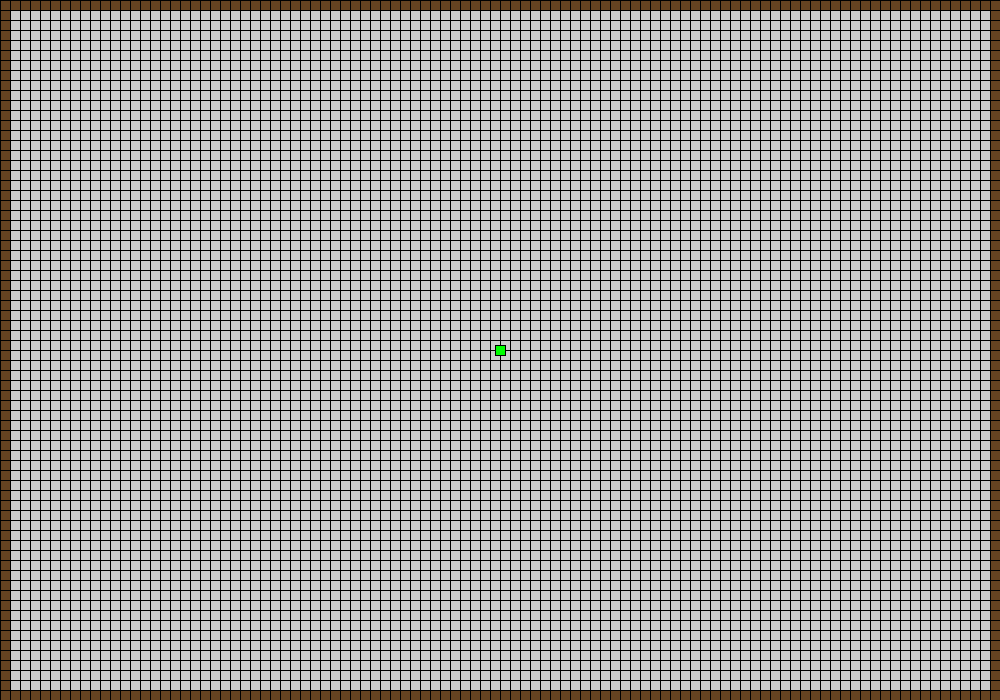
Frame 1 (no input)
Frame 60 (the mouse pressed at the canvas centre just before this capture): identical to frame 1, image omitted
Frame 120 (the mouse held since frame 60 and released just before this capture): identical to frame 1, image omitted

The Processing sketch that drew this single still picture (run headless with seeded random() and noise(); from frame 60 on, the mouse is pressed at the canvas centre):

// Processing sketch: VargithorExperimental
// ── VargithorExperimental.pde
//Player player = new Player(width/2, height/2, 100, 10);
//ArrayList<Room> rooms;

class Room {
  Integer number = 1;
  //ArrayList<Monster> enemies;
  //loot
}  

class Entity {
  Float x;
  Float y;
  //PImage model;

  Entity(Float x, Float y) {
    this.x = x;
    this.y = y;
  }

  Float getX() {
    return x;
  }

  Float getY() {
    return y;
  }

  void setX(Float input) {
    x = input;
  }

  void setY(Float input) {
    y = input;
  }

  void display() {
    ellipse(x, y, 10, 10);
  }

  void detect(Entity other) {
    if (other.getX() == this.getX() && other.getY() == this.getY()) {
      //
    }
  }
}


class Player extends Entity {
  Integer health;
  Integer strength;
  Integer speed = 10;
  boolean up, down, left, right;

  Player(Float newx, Float newy, Integer h, Integer s) {
    super(newx, newy);    
    health = h;
    strength = s;
  }
  void display() {
    rectMode(CENTER);
    fill(0, 255, 0);
    rect(x, y, 10, 10);
  }

  Integer getHealth() {
    return health;
  }
  Integer getStrength() {
    return strength;
  }
  Integer getSpeed() {
    return speed;
  }
  void setHealth(Integer newhealth) {
    health = newhealth;
  }

  void setStrength(Integer newstrength) {
    strength = newstrength;
  }
  
  void move() {
    //Float diagonalFactor = Math.sqrt(1 / ((Math.pow(k,2)) + 1));
    //System.out.println(int(left) + " " + int(right));
    Float diagonalFactor = new Float(Math.sqrt(1 / ((Math.pow(1, 2)) + 1)));
    boolean diagonalMoving = up && left || up && right || down && left || down && right;
    if (diagonalMoving)
    {
      x += float(speed) * diagonalFactor * (float((int(right) - int(left))));
      y += float(speed) * diagonalFactor * (float((int(down) - int(up))));
    } else
    {
      x += float(speed) * float(int(right) - int(left));
      y += float(speed) * float(int(down) - int(up));
    }
  }
}

void makeGrid() {
  for (int i = 0; i < width/10; i++) {
    for (int c = 0; c < height/10; c++) {
      if (i == 0 || i == width/10 - 1 || c * 10 == 0 || c== height/10 - 1) {
        fill(101, 67, 33);
        stroke(0);
        rect(i * 10, c * 10, 10, 10);
      } else {
        noFill();
        stroke(0);
        rect(i * 10, c * 10, 10, 10);
      }
    }
  }
}

Player player = new Player(500.0, 350.0, 10, 10);

void keyPressed() {
  switch(key)
  {
  case 'w' : 
    player.up = true;
    break;
  case 's' : 
    player.down = true;
    break;
  case 'a' : 
    player.left = true;
    break;
  case 'd' : 
    player.right = true;
    break;
  }
}
void keyReleased() {
  switch(key)
  {
  case 'w' : 
    player.up = false;
    break;
  case 's' : 
    player.down = false;
    break;
  case 'a' : 
    player.left = false;
    break;
  case 'd' : 
    player.right = false;
    break;
  }
}

void setup() {
  size(1000, 700);
  makeGrid();
  System.out.println(width/2);
  System.out.println(player.getX());
  //player.display();
}

void draw() {
  //System.out.println(player.getX());
  player.display();
  player.move();
}
